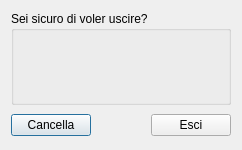
<?xml version="1.0" encoding="UTF-8"?>
<ui version="4.0">
 <class>esci</class>
 <widget class="QDialog" name="esci">
  <property name="windowModality">
   <enum>Qt::WindowModal</enum>
  </property>
  <property name="geometry">
   <rect>
    <x>0</x>
    <y>0</y>
    <width>242</width>
    <height>150</height>
   </rect>
  </property>
  <property name="sizePolicy">
   <sizepolicy hsizetype="Expanding" vsizetype="Expanding">
    <horstretch>0</horstretch>
    <verstretch>0</verstretch>
   </sizepolicy>
  </property>
  <property name="sizeIncrement">
   <size>
    <width>-1</width>
    <height>0</height>
   </size>
  </property>
  <property name="baseSize">
   <size>
    <width>-1</width>
    <height>0</height>
   </size>
  </property>
  <property name="windowTitle">
   <string>Esci da FabariaGest</string>
  </property>
  <property name="windowIcon">
   <iconset resource="../fabaria.qrc">
    <normaloff>:/images/application-exit.png</normaloff>:/images/application-exit.png</iconset>
  </property>
  <property name="styleSheet">
   <string notr="true"/>
  </property>
  <property name="modal">
   <bool>true</bool>
  </property>
  <layout class="QGridLayout" name="gridLayout">
   <item row="0" column="0" colspan="3">
    <widget class="QGroupBox" name="groupBox">
     <property name="sizePolicy">
      <sizepolicy hsizetype="Preferred" vsizetype="Preferred">
       <horstretch>0</horstretch>
       <verstretch>0</verstretch>
      </sizepolicy>
     </property>
     <property name="title">
      <string>Sei sicuro di voler uscire?</string>
     </property>
     <layout class="QGridLayout" name="gridLayout_2">
      <item row="0" column="0">
       <widget class="QLabel" name="label">
        <property name="sizePolicy">
         <sizepolicy hsizetype="Fixed" vsizetype="Fixed">
          <horstretch>0</horstretch>
          <verstretch>0</verstretch>
         </sizepolicy>
        </property>
        <property name="text">
         <string/>
        </property>
        <property name="pixmap">
         <pixmap resource="../fabaria.qrc">:/images/exit.png</pixmap>
        </property>
       </widget>
      </item>
     </layout>
    </widget>
   </item>
   <item row="1" column="0">
    <widget class="QPushButton" name="pushButton">
     <property name="text">
      <string>Cancella</string>
     </property>
     <property name="icon">
      <iconset resource="../fabaria.qrc">
       <normaloff>:/images/dialog-ok-apply.png</normaloff>:/images/dialog-ok-apply.png</iconset>
     </property>
     <property name="autoDefault">
      <bool>true</bool>
     </property>
    </widget>
   </item>
   <item row="1" column="1">
    <spacer name="horizontalSpacer">
     <property name="orientation">
      <enum>Qt::Horizontal</enum>
     </property>
     <property name="sizeHint" stdset="0">
      <size>
       <width>53</width>
       <height>28</height>
      </size>
     </property>
    </spacer>
   </item>
   <item row="1" column="2">
    <widget class="QPushButton" name="pushButton_2">
     <property name="text">
      <string>Esci</string>
     </property>
     <property name="icon">
      <iconset resource="../fabaria.qrc">
       <normaloff>:/images/application-exit.png</normaloff>:/images/application-exit.png</iconset>
     </property>
    </widget>
   </item>
  </layout>
 </widget>
 <tabstops>
  <tabstop>pushButton</tabstop>
  <tabstop>pushButton_2</tabstop>
 </tabstops>
 <resources>
  <include location="../fabaria.qrc"/>
 </resources>
 <connections/>
</ui>
